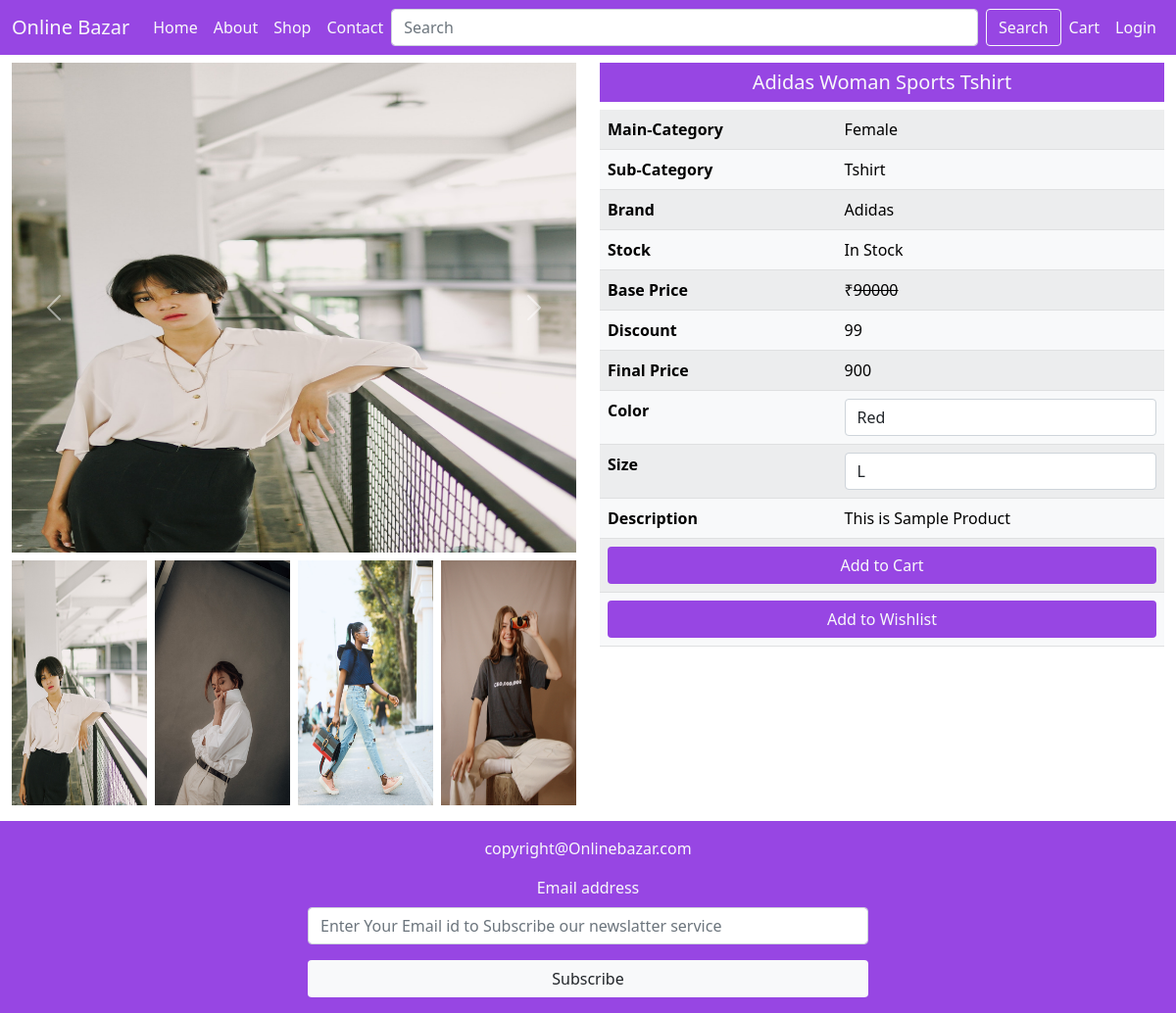
The app's page /single-product-page/12/ with its own data.
### mainApp/models.py (models this page shows, shortened)
class Product(models.Model):
    id = models.AutoField(primary_key=True)
    name = models.CharField(max_length=20)
    maincategory = models.ForeignKey(Maincategory,on_delete=models.CASCADE)
    subcategory = models.ForeignKey(Subcategory,on_delete=models.CASCADE)
    brand = models.ForeignKey(Brand,on_delete=models.CASCADE)
    seller = models.ForeignKey(Seller,on_delete=models.CASCADE,default=None)
    baseprice = models.IntegerField()
    discount = models.IntegerField()
    finalprice = models.IntegerField()
    size = models.CharField(max_length=100)
    color = models.CharField(max_length=100)
    description = models.TextField()
    stock = models.CharField(max_length=20,default="In Stock")
    pic1 = models.ImageField(upload_to="images",default="images/noimagep.png",null=True,blank=True)
    pic2 = models.ImageField(upload_to="images",default="images/noimagep.png",null=True,blank=True)
    pic3 = models.ImageField(upload_to="images",default="images/noimagep.png",null=True,blank=True)
    pic4 = models.ImageField(upload_to="images",default="images/noimagep.png",null=True,blank=True)

class Maincategory(models.Model):
    id = models.AutoField(primary_key=True)
    name = models.CharField(max_length=20)
    def __str__(self):
        return self.name

class Subcategory(models.Model):
    id = models.AutoField(primary_key=True)
    name = models.CharField(max_length=20)
    def __str__(self):
        return self.name

class Brand(models.Model):
    id = models.AutoField(primary_key=True)
    name = models.CharField(max_length=20)
    def __str__(self):
        return self.name

### mainApp/views.py (the view)
# urls.py: path('single-product-page/<int:num>/',views.singleProductPage),
def singleProductPage(request, num):
    p = Product.objects.get(id=num)
    color = p.color.split(",")
    color = color[:-1]
    size = p.size.split(",")
    size = size[:-1]
    return render(request, "singleProductPage.html", {"Product": p, "Color": color, "Size": size})

### mainApp/templatetags/product.py (called while the page is built)
@register.filter("Stock")
def Stock(request, data):
    if(data=="In Stock"):
        return True
    else:
        return False

### mainApp/templates/singleProductPage.html (shortened to what this page needs)
{% extends 'index.html' %}
{% load static %}
{% load product %}
{% block body %}
<div class="container-fluid mt-3">
    <div class="row">
        <div class="col-xxl-6 col-xl-6 col-lg-6 col-md-6 col-sm-12 col-12">
            <div id="carouselExampleFade" class="carousel slide carousel-fade" data-bs-ride="carousel">
                <div class="carousel-inner">
                    <div class="carousel-item active">
                        <img src="{{Product.pic1.url}}" height="500px" class="d-block w-100" alt="...">
                    </div>
                </div>
                <button class="carousel-control-prev" type="button" data-bs-target="#carouselExampleFade"
                    data-bs-slide="prev">
                    <span class="carousel-control-prev-icon" aria-hidden="true"></span>
                </button>
                <button class="carousel-control-next" type="button" data-bs-target="#carouselExampleFade"
                    data-bs-slide="next">
                    <span class="carousel-control-next-icon" aria-hidden="true"></span>
                </button>
            </div>
            <div class="mt-2 d-flex justify-content-between">
                <img src="{{Product.pic1.url}}" height="250px" width="24%">
                <img src="{{Product.pic2.url}}" height="250px" width="24%">
                <img src="{{Product.pic3.url}}" height="250px" width="24%">
                <img src="{{Product.pic4.url}}" height="250px" width="24%">
            </div>
        </div>
        <div class="col-xxl-6 col-xl-6 col-lg-6 col-md-6 col-sm-12 col-12">
            <h5 class="background text-light text-center p-2">{{Product.name}}</h5>
            <table class="table table-light table-striped table-hover">
                <tr>
                    <th>Main-Category</th>
                    <td>{{Product.maincategory}}</td>
                </tr>
                <tr>
                    <th>Sub-Category</th>
                    <td>{{Product.subcategory}}</td>
                </tr>
                <tr>
                    <th>Brand</th>
                    <td>{{Product.brand}}</td>
                </tr>
                <tr>
                    <th>Stock</th>
                    <td>{{Product.stock}}</td>
                </tr>
                <tr>
                    <th>Base Price</th>
                    <td>&#8377;<del>{{Product.baseprice}}</del></td>
                </tr>
                <tr>
                    <th>Discount</th>
                    <td>{{Product.discount}}</td>
                </tr>
                <tr>
                    <th>Final Price</th>
                    <td>{{Product.finalprice}}</td>
                </tr>
                <form action="/add-to-cart/" method="post">
                    <tr>
                        <th>Color</th>
                        <td><select name="color" class="form-control">
                                {% for i in Color %}
                                <option value="{{i}}">{{i}}</option>
                                {% endfor %}
                            </select></td>
                    </tr>
                    <tr>
                        <th>Size</th>
                        <td><select name="size" class="form-control">
                                {% for i in Size %}
                                <option value="{{i}}">{{i}}</option>
                                {% endfor %}
                            </select></td>
                    </tr>
                    <tr>
                        <th>Description</th>
                        <td>{{Product.description}}</td>
                    </tr>
                    <tr>
                        {% if request|Stock:Product.stock %}
                        <th colspan="2"><button type="submit" class="btn background text-light w-100">Add to Cart</button></th>
                        {% else %}
                        <th colspan="2"><button type="submit" disabled class="btn background text-light w-100">Add to Cart</button></th>
                        {% endif %}
                    </tr>
                </form>
                <tr>
                    <th colspan="2"><a href="/add-to-wishlist/{{Product.id}}/"
                            class="btn background text-light w-100">Add to Wishlist</a></th>
                </tr>
            </table>
        </div>
    </div>
</div>
{% endblock %}

### mainApp/static/css/style.css (style rules this page uses)
.background { background-color: rgb(151, 70, 227); }

### records on screen
Product: pic1 (picture), pic2 (picture), pic3 (picture), pic4 (picture), name "Adidas Woman Sports Tshirt", maincategory "Female", subcategory "Tshirt", brand "Adidas", stock "In Stock", baseprice "90000", discount "99", finalprice "900", description "This is Sample Product"

### other values on screen
form field color "Red"
form field size "L"
